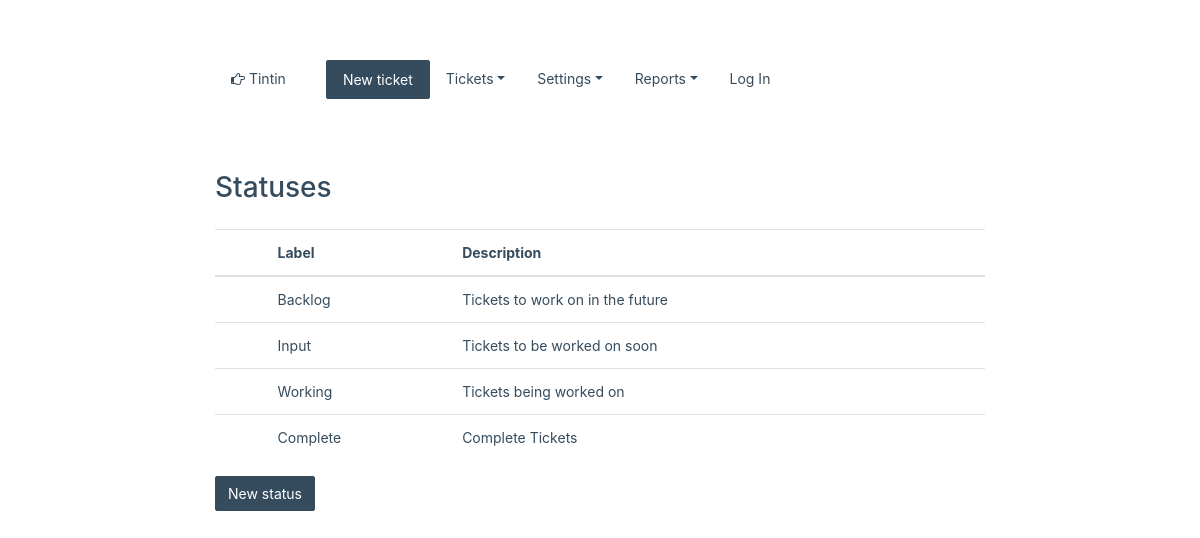
Page /index.php/status/all on the committed database.
### tables this page shows
CREATE TABLE IF NOT EXISTS `statuses` (
  `sid` int(11) NOT NULL AUTO_INCREMENT,
  `label` varchar(50) NOT NULL,
  `description` text,
  `place` int(11) DEFAULT NULL,
  `created` datetime DEFAULT CURRENT_TIMESTAMP,
  `active` enum('Y','N') NOT NULL DEFAULT 'N',
  PRIMARY KEY (`sid`)
);

### application/controllers/Status.php (called while the page is built, shortened)
<?php
class Status extends CI_Controller {
    public function __construct()
    {
        $this->load->model('statuses_model');
        $this->load->library('form_validation');
    }
    public function all()
    {
        $statuses = $this->statuses_model->get_statuses();
        $this->load->view('status/all', compact('statuses', 'title'));
    }
}

### index.php (called while the page is built, shortened)
<?php
require_once BASEPATH.'core/CodeIgniter.php';

### application/models/statuses_model.php (called while the page is built, shortened)
<?php
class Statuses_model extends CI_Model {
    public function get_statuses()
    {
        $this->db->order_by('place', 'asc');
        $this->db->where('active', 'Y');
        $query = $this->db->get('statuses');
        return $query->result();
    }
}

### application/views/status/all.php (the view, shortened to what this page needs)
<div class="col-sm-12">
	<h1>Statuses</h1>
	<table class="table">
		<thead>
			<tr>
				<th></th>
				<th>Label</th>
				<th>Description</th>
				<th></th>
			</tr>
		</thead>
		<tbody>
			<?php foreach( $statuses as $status ): ?>
				<tr id="<?php echo $status->sid ?>">
					<td></td>
					<td><?php echo $status->label ?></td>
					<td><?php echo $status->description ?></td>
					<td>
					</td>
				</tr>
			<?php endforeach ?>
		</tbody>
	</table>
	<a href="<?php echo base_url() ?>status/create/"><button class="btn btn-primary">New status</button></a>
</div>

### css/style.css (style rules this page uses)
body { padding-bottom: 120px; font-size: 14px; color: #354B5E; line-height: 1.5; text-rendering: optimizeLegibility; }
h1 { font-size: 2em; margin-top: 12px; margin-bottom: 24px; }
a { color: #354B5E; text-decoration: none; }
.btn { font-size: 1em; border-radius: 2px; }
.btn-primary, .btn-primary.active, .btn-primary:active, .open>.btn-primary.dropdown-toggle { color: #fff; background-color: #354B5E; border-color: #354B5E; }

### rows in the picture
statuses: label "Backlog", description "Tickets to work on in the future"
statuses: label "Input", description "Tickets to be worked on soon"
statuses: label "Working", description "Tickets being worked on"
statuses: label "Complete", description "Complete Tickets"
